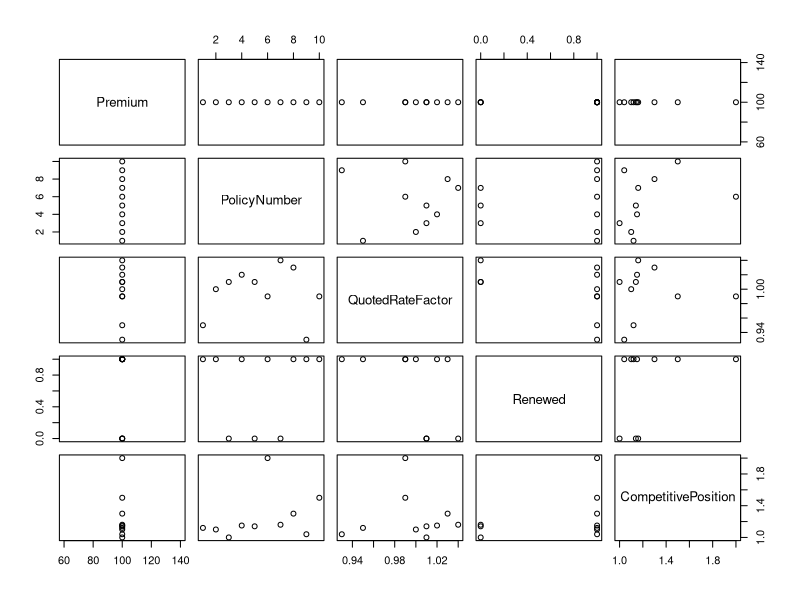
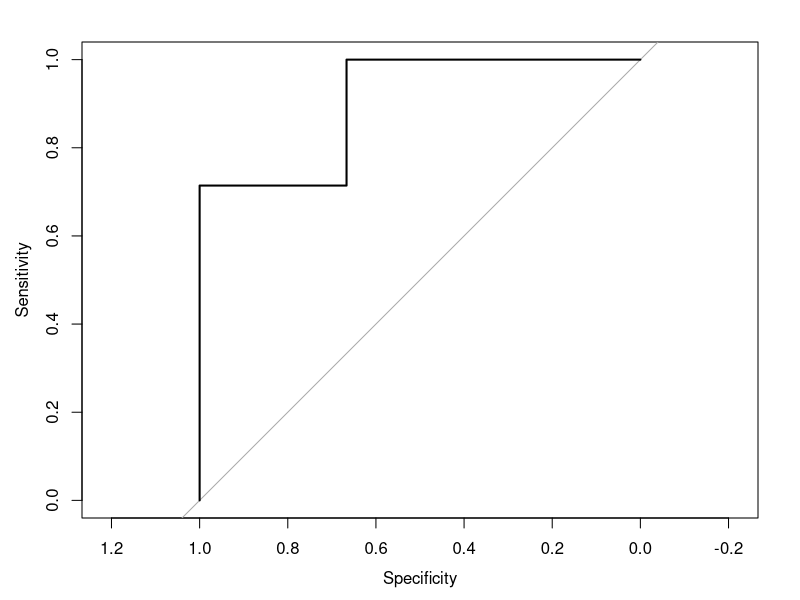

These charts were generated, in order, by the following R code:

#Logistic Regression

packages <- c("caret", "pROC")
if (length(setdiff(packages, rownames(installed.packages()))) > 0) {
  install.packages(setdiff(packages, rownames(installed.packages())))  
}
library(caret)

#train model
training.data.raw <- read.csv('TrainingData.csv',header=T,na.strings=c(""))
plot(training.data.raw)
training.data.transformed = data.frame(QuotedRateFactorLog = log(training.data.raw$QuotedRateFactor))
training.data.transformed$CompetitivePositionLog = log(training.data.raw$CompetitivePosition)
training.data.transformed$Renewed = training.data.raw$Renewed
model <- glm(Renewed ~.,family=binomial(link='logit'),data=training.data.transformed)
summary(model)

#confusion matrix
probs = predict(model, newdata=training.data.transformed, type = "response")
accuracy <- table(probs, training.data.transformed[,"Renewed"])

pred <- ifelse(probs > 0.5,1,0)
misClasificError <- mean(pred != training.data.transformed[,"Renewed"])

print(paste('Accuracy',1-misClasificError))

confusionMatrix(factor(pred), factor(training.data.transformed[,"Renewed"]))


#roc
library(pROC)
g <- roc(Renewed ~ probs, data = training.data.transformed)
plot(g)  
auc(g)

print("testchangesR2")
